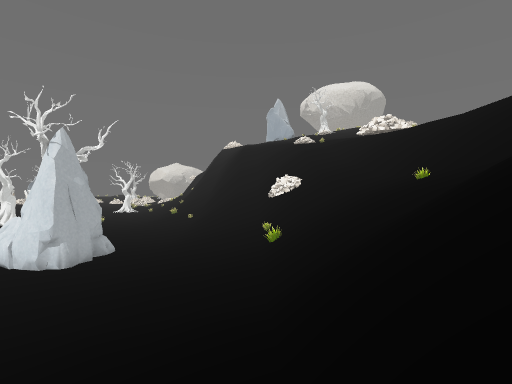
View 1 (above)

24 first-person views from a walk through a level from a Godot 3-D game. The camera is 1.3 m above the floor, looks level and sees 85° across. The floor is counted in squares, 2 m on a side. Each view is taken from the middle of a square. On the plan, view 1 faces up. The plan holds only what a view shows up to about 9 squares ahead; the rest is blank. The place goes on beyond the plan. Some surface patterns are stand-ins.

View 2
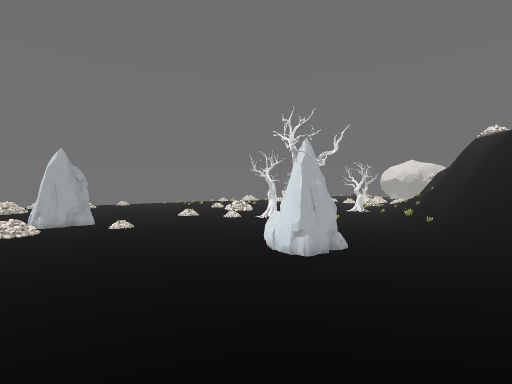

View 3
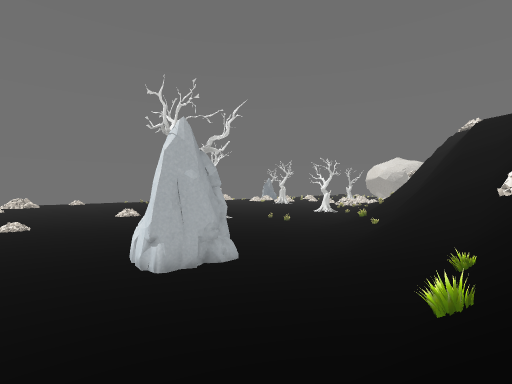

View 4
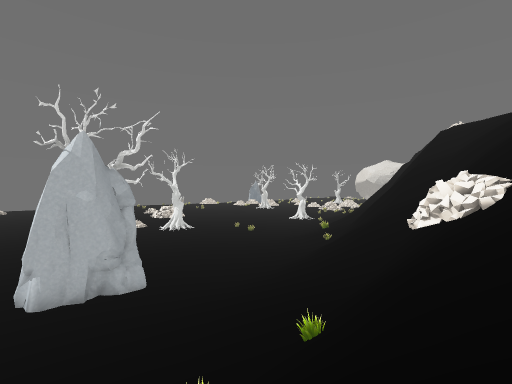

View 5
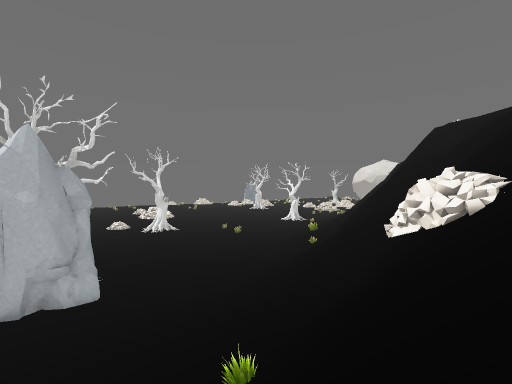

View 6
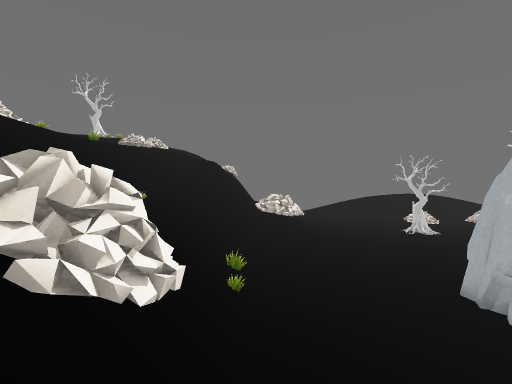

View 7
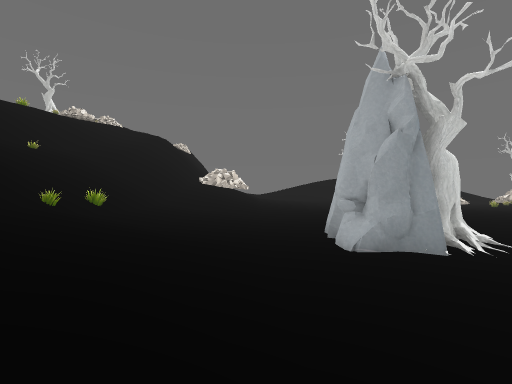

View 8
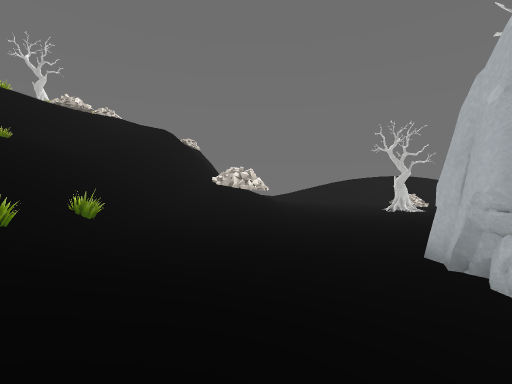

View 9
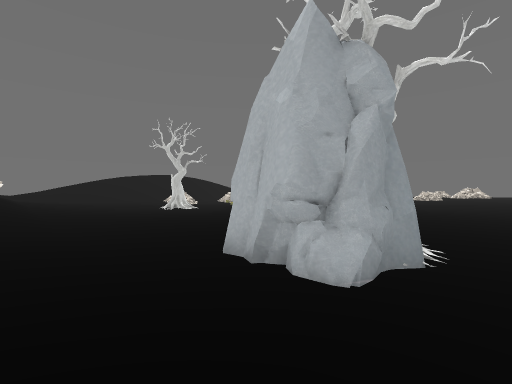

View 10
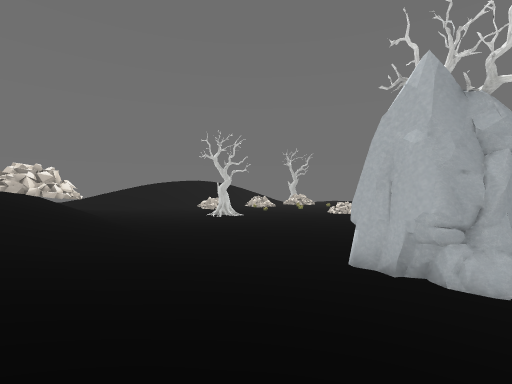

View 11
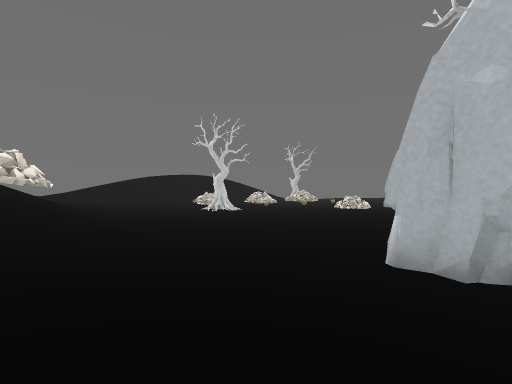

View 12
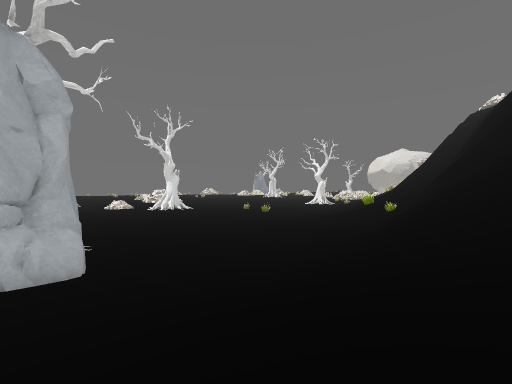

View 13
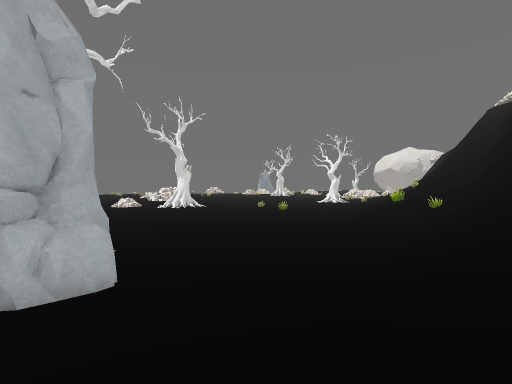

View 14
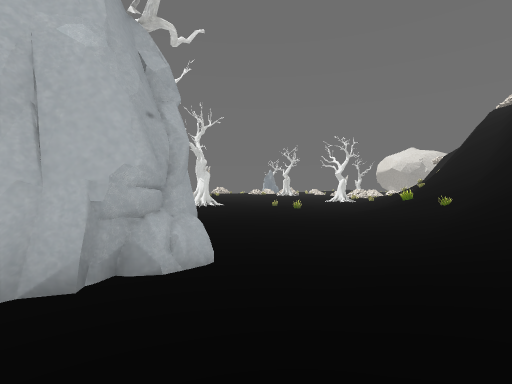

View 15
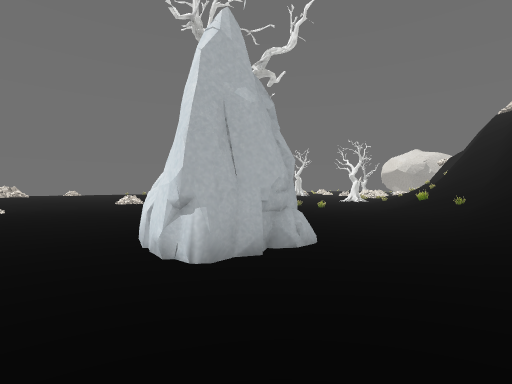

View 16
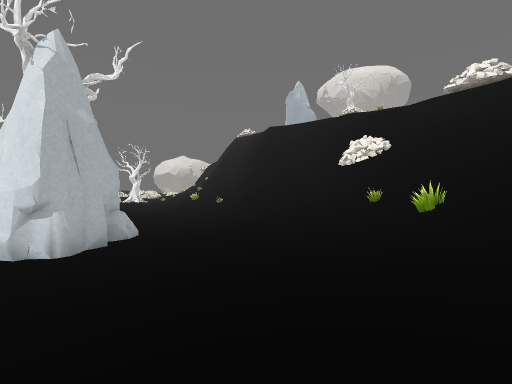

View 17
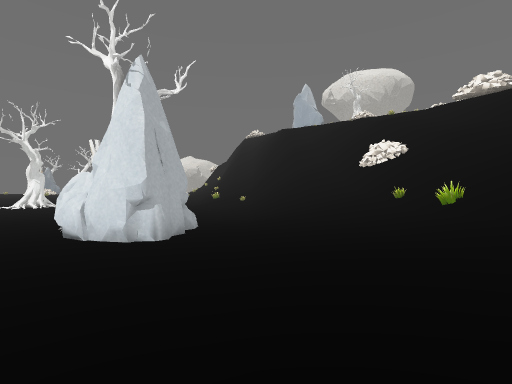

View 18
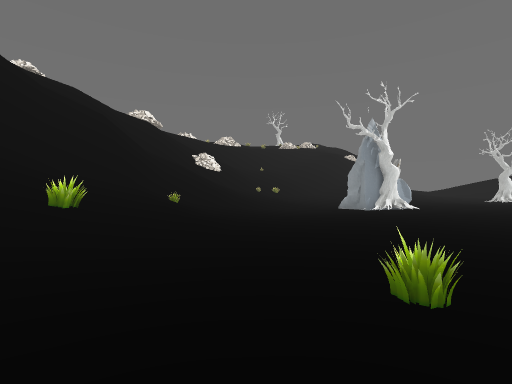

View 19
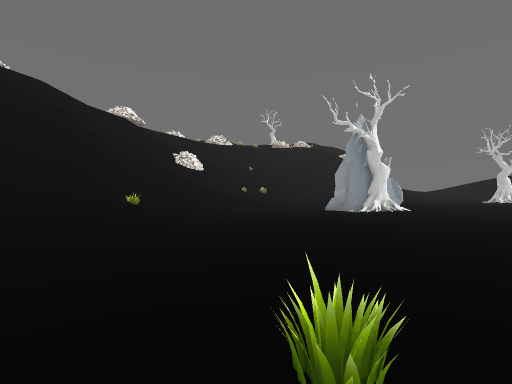

View 20
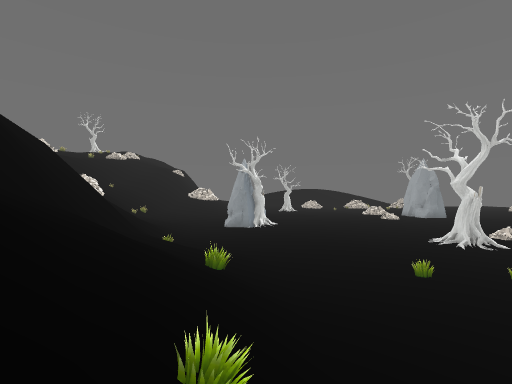

View 21
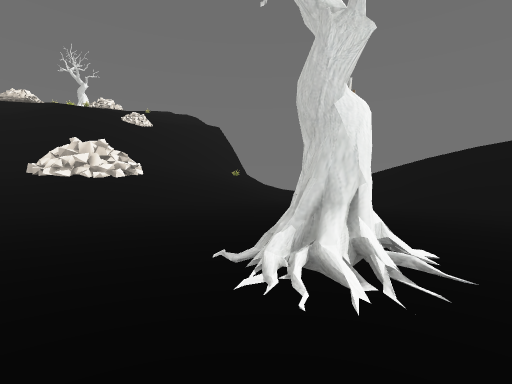

View 22
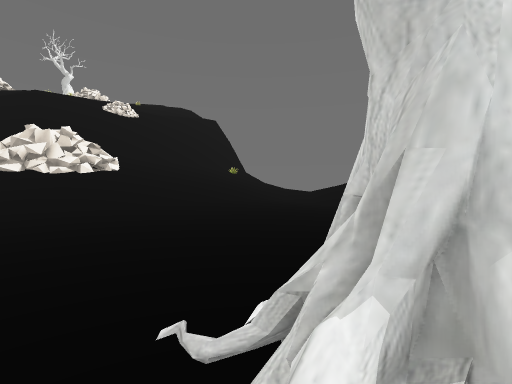

View 23
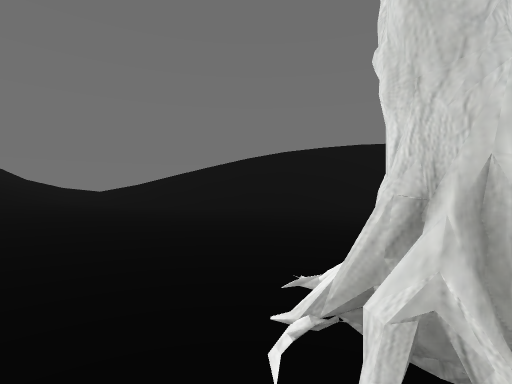

View 24
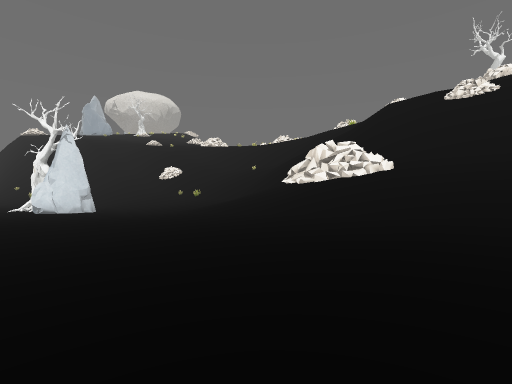

### Floor plan
Key: @ floor where view 1 was taken; # wall or solid block; . main floor; : floor 1 m higher than the main floor; + floor 1.75 m higher than the main floor; * floor 8 m higher than the main floor; % floor 9 m higher than the main floor; / step, stairs or slope; = window, fence, low wall or low ledge; v drop or lower ground.
Columns run from 11 left of view 1 to 6 right of it. Each row starts with its distance up from view 1.
 23      /
 22
 21
 20   ..:  /#
 19  ....///#vv
 18  ..../=/##v//
 17 .=...:///##///
 16 ......//=/==//
 15 .......////==/
 14 .......://////
 13  .......////=/
 12 ........////////#=
 11 .........///#////
 10 .........:///////
  9 ......#..:///////%
  8 ....=##...://////*
  7 .....##...:://///*
  6 ..........:://///*
  5 .........::://=//*
  4 .........::://///*
  3  ........:///////%
  2 ........::///////%
  1 .......::///
  0  ......:///@/
 -1   .....:/=#=//
 -2  .#...::/## #/
 -3  .....::/##=#/
 -4  ....:::///=#/
 -5  ..:::::///=#=
 -6  .::::::///=#/
 -7  ::::::://
 -8 ##=//:::///
 -9 ###/////:+/
-10   ##

Where each view was taken, in squares from view 1:
view 1: 0 up, 0 right, facing up
view 2: 0 up, 0 right, facing up-left
view 3: 4 up, 1 right, facing up-left
view 4: 6 up, 2 right, facing up-left
view 5: 7 up, 2 right, facing up-left
view 6: 13 up, 0 right, facing down
view 7: 13 up, 3 left, facing down
view 8: 11 up, 2 left, facing down
view 9: 10 up, 2 left, facing down-left
view 10: 9 up, 0 right, facing down-left
view 11: 8 up, 1 left, facing down-left
view 12: 8 up, 1 left, facing up-left
view 13: 8 up, 2 left, facing up-left
view 14: 7 up, 2 left, facing up-left
view 15: 5 up, 2 left, facing up-left
view 16: 3 up, 2 left, facing up
view 17: 2 up, 3 left, facing up
view 18: 19 up, 10 left, facing down-right
view 19: 18 up, 10 left, facing down-right
view 20: 23 up, 6 left, facing down
view 21: 0 up, 10 left, facing down-right
view 22: 1 down, 9 left, facing down-right
view 23: 1 down, 8 left, facing down
view 24: 6 down, 8 left, facing up-right
